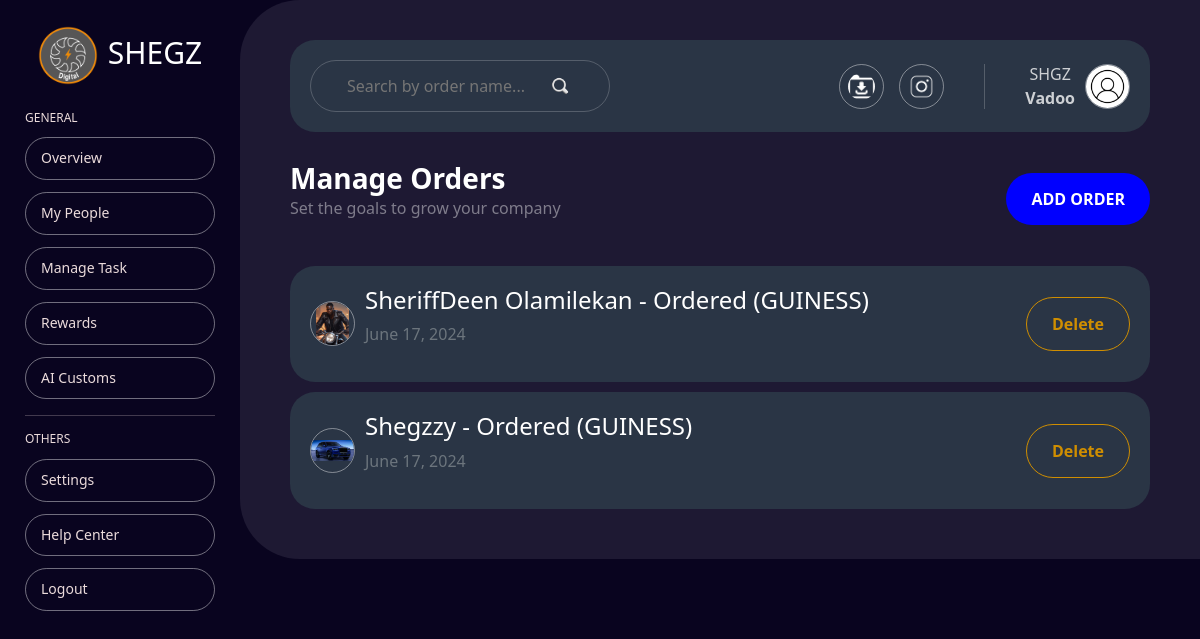
The page / on the database its author committed.
### jquery_ajax_app/models.py (models this page shows, shortened)
class Post(models.Model):
    name = models.CharField(max_length=100)
    drink = models.CharField(max_length=100)
    image = models.ImageField(default='default.jpg', upload_to='profile_pics')
    date_posted = models.DateTimeField(default=timezone.now)

### jquery_ajax_app/views.py (the view)
# urls.py: path('', PostListView.as_view(), name='home'),
class PostListView(ListView):
    model = Post
    template_name = 'jquery_ajax_app/index.html'
    context_object_name = 'posts'
    ordering = ['-date_posted']

### jquery_ajax_app/templates/jquery_ajax_app/index.html (shortened to what this page needs)
{% extends 'jquery_ajax_app/base.html' %}
{% load static %}
{% block content %}
    <div class="main-background">
        <div class="search-nav">
            <div class="search-box">
                <input type="text" placeholder="Search by order name...">
                <img src="{% static 'jquery_ajax_app/img/search-icon.png' %}" alt="search-icon">
            </div>
            <div class="profile-settings">
                <div class="online-links">
                    <img src="{% static 'jquery_ajax_app/img/download.webp' %}" alt="download">
                    <img src="{% static 'jquery_ajax_app/img/instagram.png' %}" alt="instagram">
                </div>
                <div class="profile">
                    <div>
                        <p>SHGZ</p>
                        <p> <strong>Vadoo</strong> </p>
                    </div>
                    <img src="{% static 'jquery_ajax_app/img/default.jpg' %}" alt="profile">
                </div>
            </div>
        </div>
        <div class="manage-task">
            <div class="maange-task-text">
                <h3>Manage Orders</h3>
                <p>Set the goals to grow your company</p>
            </div>
            <div class="manage-task-btn">
                <a href="{% url 'new-order' %}"> ADD ORDER </a>
            </div>
        </div>
        {% for post in posts %}
            <div class="search-nav">
                <div class="post">
                        <img src="{{ post.image.url }}" alt="post">
                        <div class="post-text">
                            <h4> <a href="{% url 'order-detail' post.id %}"> {{ post.name }} - Ordered ({{ post.drink }})</a></h4>
                            <p class="text-muted">{{ post.date_posted|date:"F d, Y" }}</p>
                        </div>
                    </div>
                <div class="post-btn">
                <a href="#" data-id='{{post.id}}' class="remove"> Delete </a>
                </div>
            </div>
        {% endfor %}
    </div>
{% endblock %}

### rows shown on the page
Post: image (picture), name "SheriffDeen Olamilekan", drink "GUINESS", date_posted "June 17, 2024"
Post: image (picture), name "Shegzzy", drink "GUINESS", date_posted "June 17, 2024"
